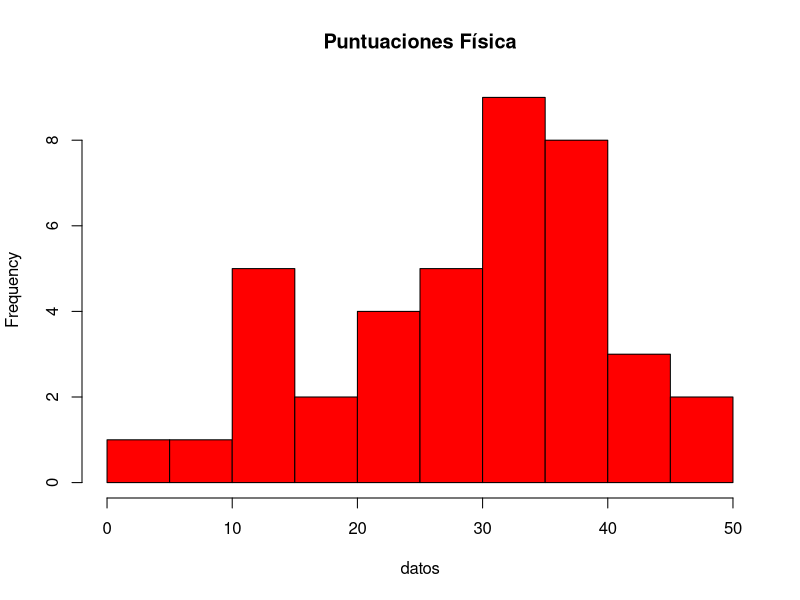

Recreate this plot in R.
datos <- c(3, 15, 24, 28, 33, 35, 38, 42, 23, 38, 36, 34, 29, 25, 17, 7, 34, 36, 39, 44, 31, 26, 20, 11, 13, 22, 27, 47, 39, 37, 34, 32, 35, 28, 38, 41, 48, 15, 32, 13)

#Ejemplo var3
k=5
A= diff(range(datos))/k
L1= min(datos)
L = L1+A*(0:k)
marcas = (L[1:k]+L[1:k+1])/2 
datos_agrupados = cut(datos, breaks=L, right=FALSE)
fabs = table(datos_agrupados)

#Agrupando los datos en 10 intervalos de amplitud 5
k=10
A=5
Li=min(datos)
L=Li+A*(0:k)
marcas= (L[1:k]+L[1:k+1])/2
datos_agrupados2 = cut(datos, breaks=L, right=FALSE)
fabs=table(datos_agrupados2)


#b)
hist(datos, col = c("red"), main = "Puntuaciones Física")